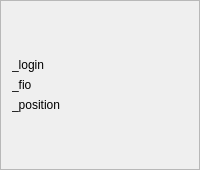
            <widget class="QFrame" name="frame_userInfoPanel">
             <property name="sizePolicy">
              <sizepolicy hsizetype="Expanding" vsizetype="Fixed">
               <horstretch>0</horstretch>
               <verstretch>0</verstretch>
              </sizepolicy>
             </property>
             <property name="frameShape">
              <enum>QFrame::StyledPanel</enum>
             </property>
             <property name="frameShadow">
              <enum>QFrame::Raised</enum>
             </property>
             <layout class="QVBoxLayout" name="verticalLayout_2">
              <item>
               <spacer name="verticalSpacer_4">
                <property name="orientation">
                 <enum>Qt::Vertical</enum>
                </property>
                <property name="sizeHint" stdset="0">
                 <size>
                  <width>20</width>
                  <height>46</height>
                 </size>
                </property>
               </spacer>
              </item>
              <item>
               <widget class="QLabel" name="label_login">
                <property name="text">
                 <string>_login</string>
                </property>
               </widget>
              </item>
              <item>
               <widget class="QLabel" name="label_fio">
                <property name="text">
                 <string>_fio</string>
                </property>
               </widget>
              </item>
              <item>
               <widget class="QLabel" name="label_position">
                <property name="text">
                 <string>_position</string>
                </property>
               </widget>
              </item>
              <item>
               <spacer name="verticalSpacer">
                <property name="orientation">
                 <enum>Qt::Vertical</enum>
                </property>
                <property name="sizeHint" stdset="0">
                 <size>
                  <width>20</width>
                  <height>46</height>
                 </size>
                </property>
               </spacer>
              </item>
             </layout>
            </widget>
